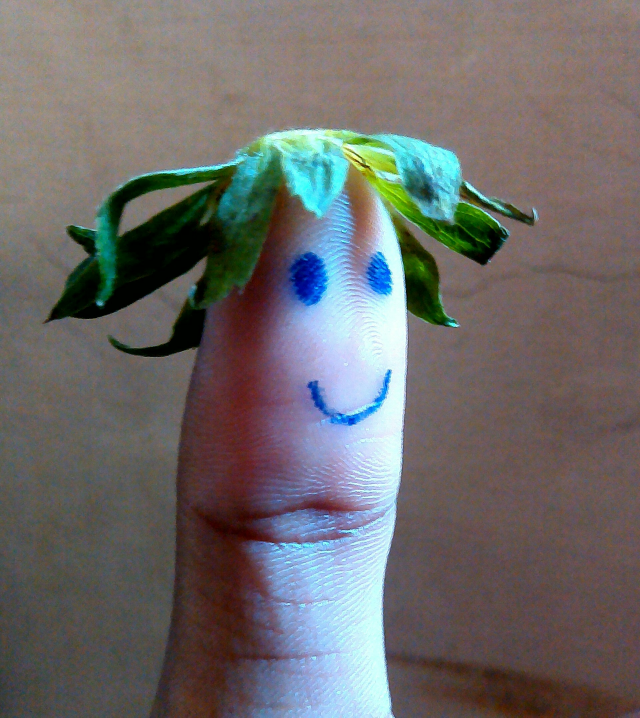
#> input picture insta_milligram/insta_milligram/tests/images/test.JPG, 1920 x 2152 px (shown at 1/3 size)
$ python -i squarify.py   (imports and definitions only)
#> lines starting #> are read from the running program, lines starting #| are printed output that depends on the picture
import django.core.files.uploadedfile as dcfu

import io

import PIL.Image as pi
import PIL.ImageFilter as pif


def squarify(img: dcfu.UploadedFile):
#> called with img = '../tests/images/test.JPG'
    orig_img = pi.open(img)  # type: ignore
#> orig_img is the input picture: PIL image 1920x2152 RGB; mean R, G, B 108.9, 106.2, 105.6
    max_dim = max(orig_img.size)  # type: ignore
#> max_dim = 2152
    canvas = pi.new("RGB", (max_dim, max_dim), color="white")  # type: ignore
#> canvas: PIL image 2152x2152 RGB; every value is 255

    resized_img = orig_img.resize((max_dim, max_dim))  # type: ignore
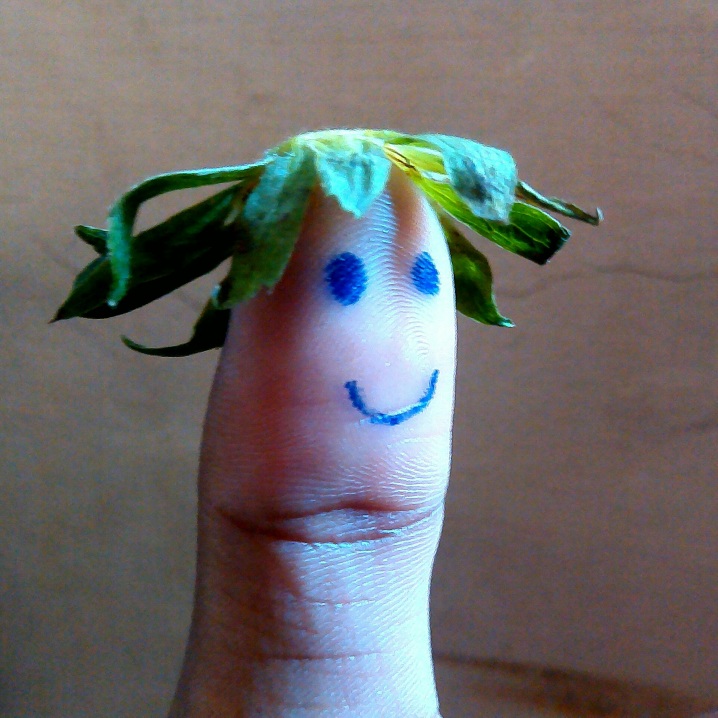
#> resized_img: PIL image 2152x2152 RGB (shown at 1/3 size); mean R, G, B 108.9, 106.2, 105.6
    filtered_img = resized_img.filter(pif.GaussianBlur(100))  # type: ignore
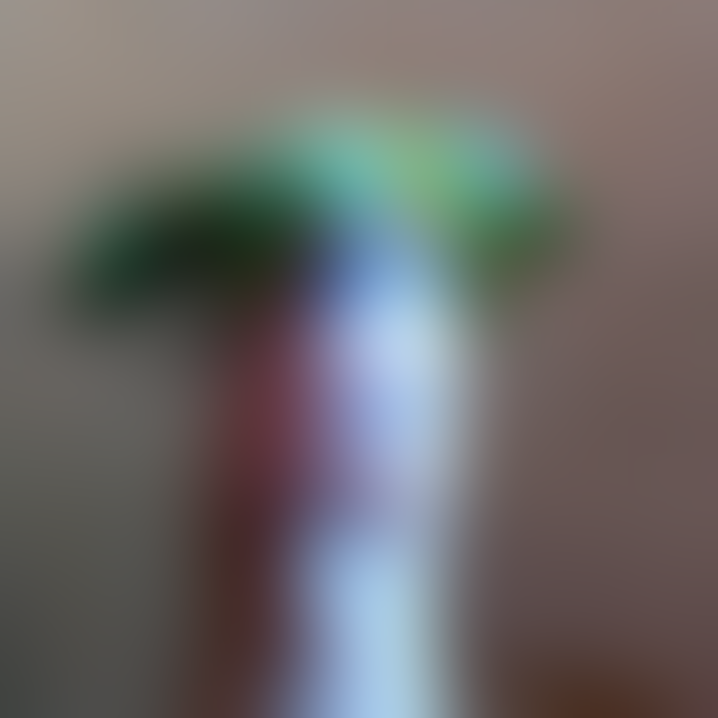
#> filtered_img: PIL image 2152x2152 RGB (shown at 1/3 size); mean R, G, B 108.9, 106.3, 105.8
    canvas.paste(filtered_img)  # type: ignore

    paste_x = (max_dim - orig_img.width) // 2
#> paste_x = 116
    paste_y = (max_dim - orig_img.height) // 2
#> paste_y = 0
    canvas.paste(orig_img, box=(paste_x, paste_y))  # type: ignore
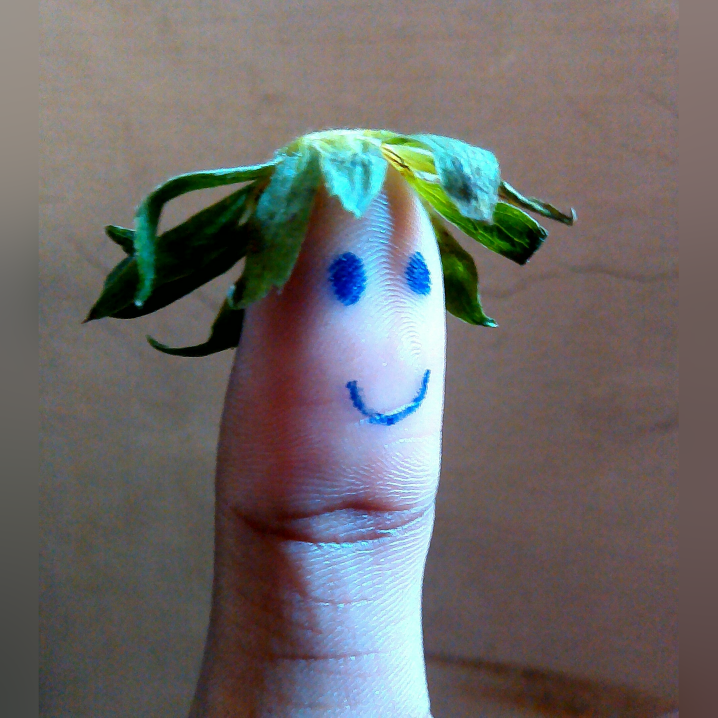
#> canvas: PIL image 2152x2152 RGB (shown at 1/3 size); mean R, G, B 108.9, 105.4, 104.4

    img_io = io.BytesIO()
    canvas.save(img_io, format="jpeg")  # type: ignore

#> (the run stopped early here; a loop or call above may not have finished)
